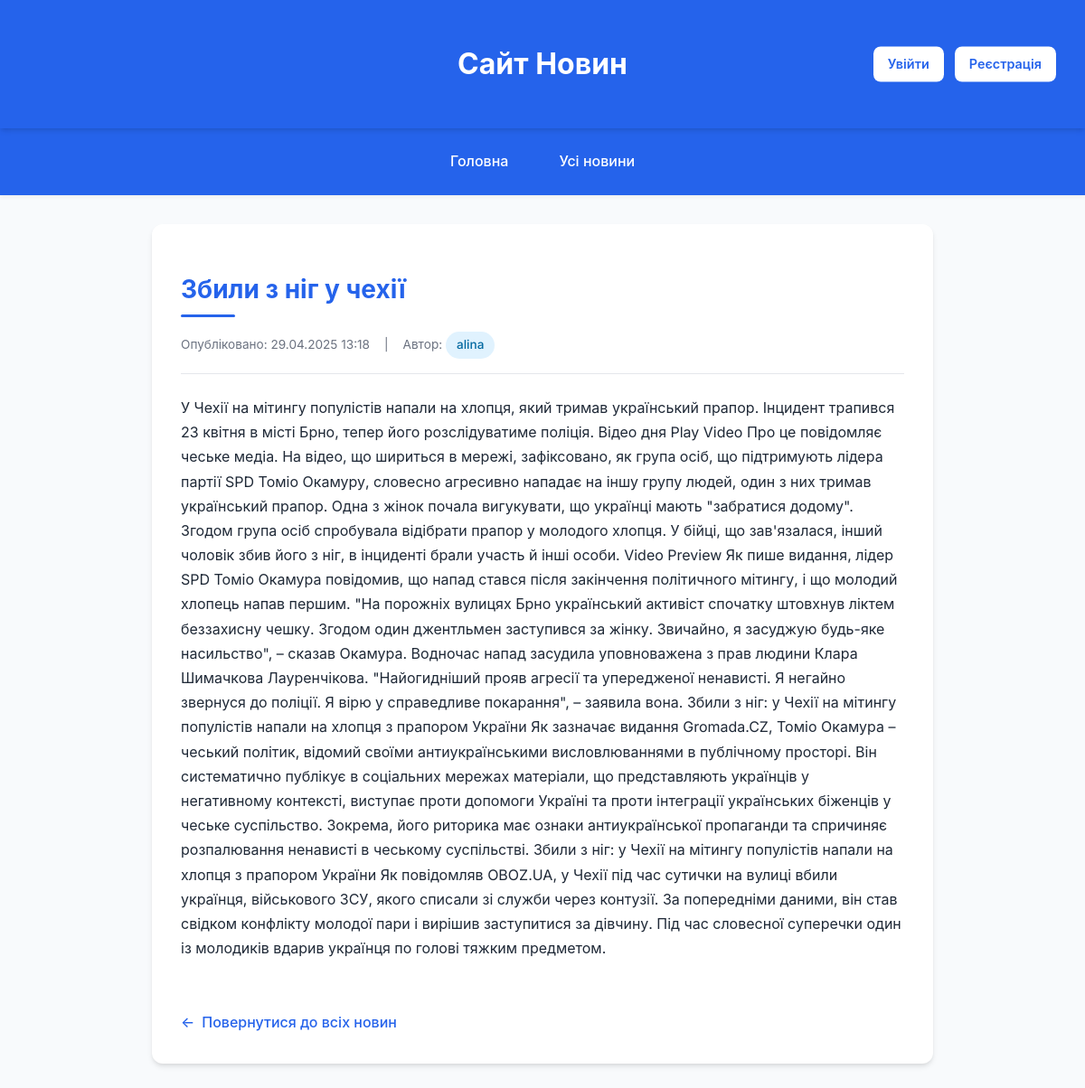
Screenshot of /news_detail/11/ with the database file from the repository.
### news/models.py (models this page shows, shortened)
class News(models.Model):
    title = models.CharField(max_length=200)
    content = models.TextField()
    image = models.ImageField(upload_to='news_images/', blank=True, null=True)
    created_at = models.DateTimeField(auto_now_add=True)
    author = models.ForeignKey(User, on_delete=models.CASCADE)
    class Meta:
        verbose_name = 'Новина'
        verbose_name_plural = 'Новини'

### news/views.py (the view)
# urls.py: path('news_detail/<int:news_id>/', views.news_detail, name='news_detail'),
def news_detail(request, news_id):
    news = get_object_or_404(News, id=news_id)
    return render(request, 'news/news_detail.html', {'news': news})

### news/templates/news/news_detail.html (shortened to what this page needs)
<!DOCTYPE html>
<html lang="uk">
<head>
</head>
<body>
    <header>
        <h1>Сайт Новин</h1>
        <div class="auth-buttons">
            {% if user.is_authenticated %}
                <a href="/account">Акаунт</a>
                <a href="/logout/">Вийти</a>
            {% else %}
                <a href="/login/">Увійти</a>
                <a href="/register/">Реєстрація</a>
            {% endif %}
        </div>
    </header>
    <nav>
        <a href="/">Головна</a>
        <a href="/news/">Усі новини</a>
    </nav>
    <div class="container">
        <h1 class="news-title">{{ news.title }}</h1>
        <div class="news-meta">
            <span>Опубліковано: {{ news.created_at|date:"d.m.Y H:i" }}</span>
            <span>|</span>
            <span>Автор: <a href="/user_news/{{ news.author.username }}" class="author-badge">{{ news.author.username }}</a></span>
        </div>
        <div class="news-content">
            {{ news.content|linebreaks }}
        </div>
        <a href="/" class="back-link">Повернутися до всіх новин</a>
    </div>
</body>
</html>

### news/templates/news/news_detail.html (style rules this page uses)
:root { --primary-color: #2563eb; --primary-hover: #1d4ed8; --secondary-color: #3b82f6; --accent-color: #10b981; --accent-hover: #0d9f6e; --danger-color: #ef4444; --danger-hover: #dc2626; --text-color: #1f2937; --text-light: #6b7280; --bg-color: #f8fafc; --card-bg: #ffffff; --shadow: 0 4px 6px -1px rgba(0, 0, 0, 0.1), 0 2px 4px -1px rgba(0, 0, 0, 0.06); --radius: 12px; --radius-sm: 8px; }
body { font-family: 'Inter', -apple-system, BlinkMacSystemFont, 'Segoe UI', Roboto, sans-serif; margin: 0; padding: 0; background-color: var(--bg-color); color: var(--text-color); line-height: 1.6; }
header { background-color: var(--primary-color); color: white; padding: 1.5rem 2rem; text-align: center; position: relative; box-shadow: var(--shadow); }
.auth-buttons { position: absolute; top: 50%; right: 2rem; transform: translateY(-50%); display: flex; gap: 0.75rem; }
.auth-buttons a { background-color: white; color: var(--primary-color); border: none; padding: 0.5rem 1rem; border-radius: var(--radius-sm); text-decoration: none; font-weight: 600; font-size: 0.9rem; transition: all 0.2s ease; }
nav { background-color: var(--primary-color); display: flex; justify-content: center; align-items: center; gap: 1.5rem; padding: 1rem 2rem; box-shadow: 0 2px 4px rgba(0, 0, 0, 0.05); }
nav a { color: white; padding: 0.5rem 1rem; text-decoration: none; font-weight: 500; border-radius: var(--radius-sm); transition: all 0.2s ease; }
.container { max-width: 800px; margin: 2rem auto; padding: 2rem; background: var(--card-bg); border-radius: var(--radius); box-shadow: var(--shadow); }
.news-title { color: var(--primary-color); margin-bottom: 1rem; font-size: 1.75rem; position: relative; padding-bottom: 0.5rem; }
.news-title::after { content: ''; position: absolute; bottom: 0; left: 0; width: 60px; height: 3px; background-color: var(--primary-color); border-radius: 3px; }
.news-meta { color: var(--text-light); font-size: 0.85rem; margin-bottom: 1.5rem; padding-bottom: 1rem; border-bottom: 1px solid #e5e7eb; display: flex; align-items: center; gap: 1rem; }
.author-badge { display: inline-flex; align-items: center; gap: 6px; background-color: #e0f2fe; color: #0369a1; padding: 0.25rem 0.75rem; border-radius: 9999px; text-decoration: none; font-size: 0.85rem; font-weight: 500; transition: all 0.2s ease; }
.news-content { margin-bottom: 2rem; line-height: 1.7; }
.news-content p { margin-bottom: 1rem; }
.back-link { display: inline-flex; align-items: center; gap: 0.5rem; color: var(--primary-color); text-decoration: none; font-weight: 500; margin-top: 1.5rem; transition: color 0.2s ease; }
.back-link::before { content: "←"; }

### rows the page displays
News: title "Збили з ніг у чехії", created_at "29.04.2025 13:18", author.username "alina", content "У Чехії на мітингу популістів напали на хлопця, який тримав український прапор. Інцидент трапився 23 квітня в місті Брно, тепер його розслідуватиме поліція. Відео дня Play Video Про це повідомляє чеське медіа. На відео, що шириться в мережі, зафіксовано, як група осіб, що підтримують лідера партії SPD Томіо Окамуру, словесно агресивно нападає на іншу групу людей, один з них тримав український прапор. Одна з жінок почала вигукувати, що українці мають \"забратися додому\". Згодом група осіб спробувала відібрати прапор у молодого хлопця. У бійці, що зав'язалася, інший чоловік збив його з ніг, в інциденті брали участь й інші особи. Video Preview Як пише видання, лідер SPD Томіо Окамура повідомив,…"
